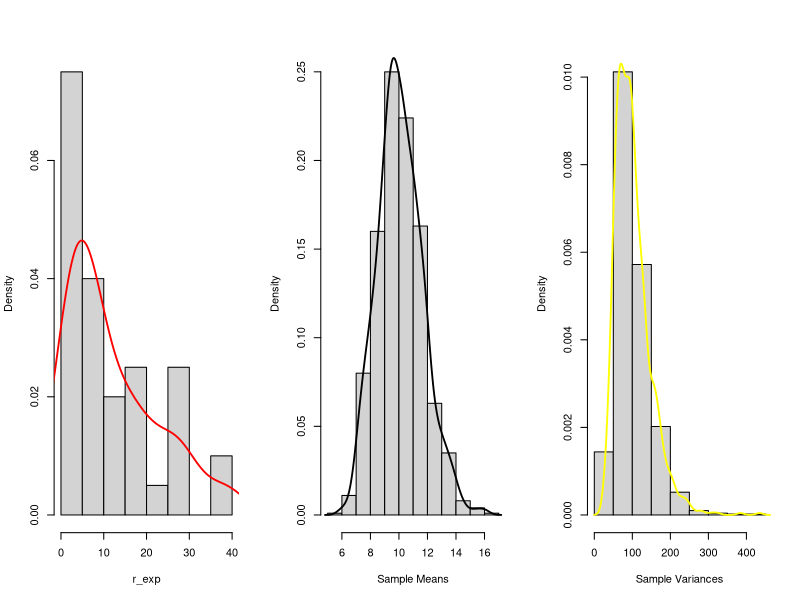

This chart was generated by the following R code:
# Sampling distribution of mean when sample is 
# drawing from exponential distribution 
par(mfrow=c(1,3))
set.seed(1822021)
sample_means = rep(NA, 1000)
for(i in 1:1000){
  sample_means[i] = mean(rexp(40,0.1))
}

r_exp <- rexp(40,0.1)
hist(r_exp, main = "", xlab = "r_exp", prob = T)
lines(density(r_exp), col = "Red",lwd = 1.8)

hist(sample_means, main = "", xlab = "Sample Means", prob = T)
lines(density(sample_means), col = "Black", lwd = 1.8)


# Sampling distribution of variance when sample is 
# drawing from exponential distribution 
set.seed(00)
sample_vars = rep(NA, 1000)
for(i in 1:1000){
  sample_vars[i] = var(rexp(40,0.1))
}

hist(sample_vars, main = "", xlab = "Sample Variances", prob = T)
lines(density(sample_vars), col = "Yellow",ylim=c(0,0.010), lwd = 1.8)
